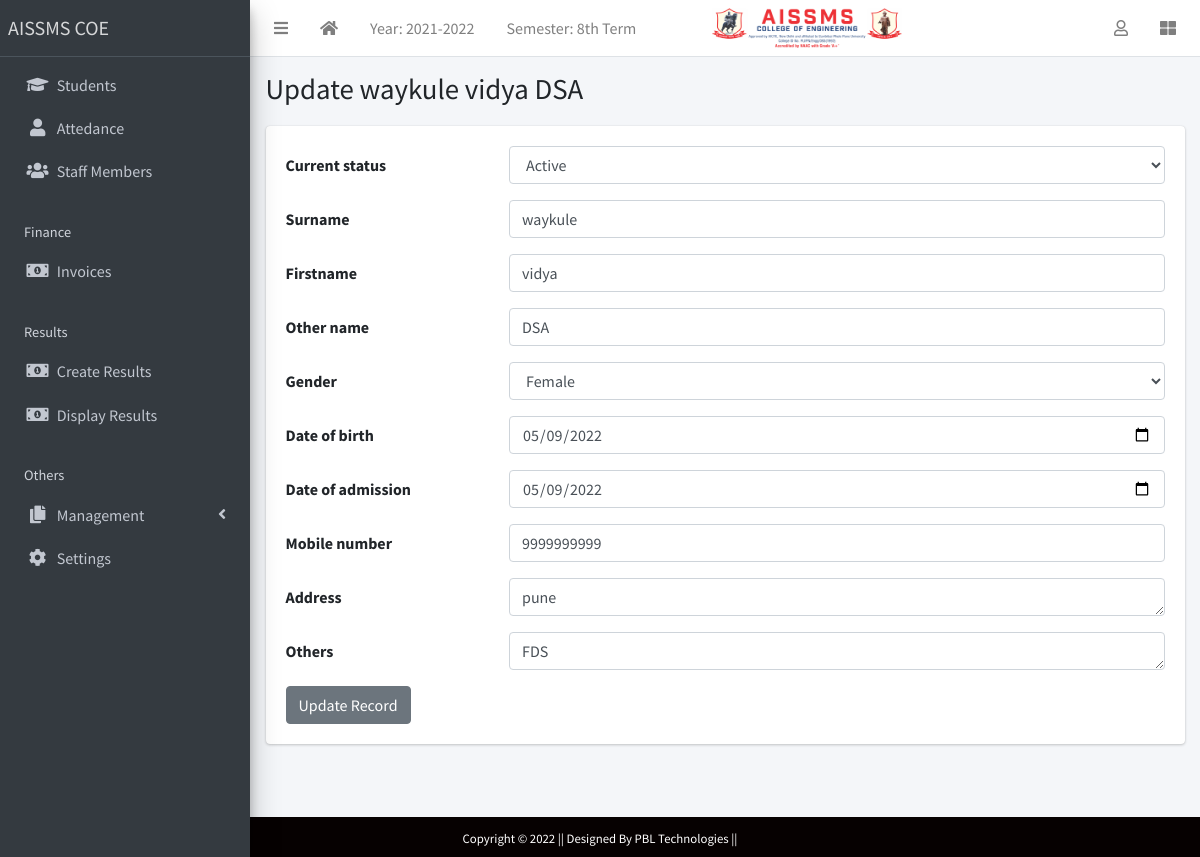
The page /staff/8/update/ on the database its author committed.
### apps/corecode/models.py (models this page shows, shortened)
class AcademicSession(models.Model):
    name = models.CharField(max_length=200, unique=True)
    current = models.BooleanField(default=True)
    class Meta:
        ordering = ["-name"]

class AcademicTerm(models.Model):
    name = models.CharField(max_length=20, unique=True)
    current = models.BooleanField(default=True)
    class Meta:
        ordering = ["name"]

### apps/staffs/models.py (models this page shows, shortened)
class Staff(models.Model):
    STATUS = [("active", "Active"), ("inactive", "Inactive")]
    GENDER = [("male", "Male"), ("female", "Female")]
    current_status = models.CharField(max_length=10, choices=STATUS, default="active")
    surname = models.CharField(max_length=200)
    firstname = models.CharField(max_length=200)
    other_name = models.CharField(max_length=200, blank=True)
    gender = models.CharField(max_length=10, choices=GENDER, default="male")
    date_of_birth = models.DateField(default=timezone.now)
    date_of_admission = models.DateField(default=timezone.now)
    mobile_num_regex = RegexValidator(
        regex="^[0-9]{10,15}$", message="Entered mobile number isn't in a right format!"
    )
    mobile_number = models.CharField(
        validators=[mobile_num_regex], max_length=13, blank=True
    )
    address = models.TextField(blank=True)
    others = models.TextField(blank=True)
    def __str__(self):
        return f"{self.surname} {self.firstname} {self.other_name}"

### apps/staffs/views.py (the view)
# urls.py: path("<int:pk>/update/", StaffUpdateView.as_view(), name="staff-update"),
class StaffUpdateView(SuccessMessageMixin, UpdateView):
    model = Staff
    fields = "__all__"
    success_message = "Record successfully updated."
    def get_form(self):
        form = super(StaffUpdateView, self).get_form()
        form.fields["date_of_birth"].widget = widgets.DateInput(attrs={"type": "date"})
        form.fields["date_of_admission"].widget = widgets.DateInput(
            attrs={"type": "date"}
        )
        form.fields["address"].widget = widgets.Textarea(attrs={"rows": 1})
        form.fields["others"].widget = widgets.Textarea(attrs={"rows": 1})
        return form

### apps/corecode/context_processors.py (called while the page is built)
def site_defaults(request):
    current_session = AcademicSession.objects.get(current=True)
    current_term = AcademicTerm.objects.get(current=True)
    vals = SiteConfig.objects.all()
    contexts = {
        "current_session": current_session.name,
        "current_term": current_term.name,
    }
    for val in vals:
        contexts[val.key] = val.value
    return contexts

### apps/staffs/templates/staffs/staff_form.html (shortened to what this page needs)
{% extends 'base.html' %}
{% block title %}
  {% if object %}
    Update {{ object }}
  {% else %}
    Add new Faculty
  {% endif %}
{% endblock title %}
{% block content %}
<form action="" method="POST">
  {% include 'corecode/form_snippet.html' %}
  {% if object %}
    <input type="submit" class="btn btn-secondary" value="Update Record">
  {% else %}
    <input type="submit" class="btn btn-secondary" value="Add new Faculty">
  {% endif %}
</form>
{% endblock content %}

### templates/base.html (shortened to what this page needs)
{% load static %}
<!DOCTYPE html>
<html lang="en">
<head>
  <link rel="stylesheet" href="{% static 'plugins/fontawesome-free/css/all.min.css' %}">
  <link rel="stylesheet" href="{% static 'plugins/toastr/toastr.min.css' %}">
  <link rel="stylesheet" href="{% static 'plugins/overlayScrollbars/css/OverlayScrollbars.min.css' %}">
  <link rel="stylesheet" href="{% static 'plugins/Datatables/datatables.min.css' %}" />
  <link rel="stylesheet" href="{% static 'dist/css/adminlte.min.css' %}">
</head>
<body class="hold-transition sidebar-mini layout-fixed layout-navbar-fixed layout-footer-fixed">
  <div class="wrapper">
    <nav class="main-header navbar navbar-expand navbar-white navbar-light">
      <ul class="navbar-nav">
        <li class="nav-item">
          <a class="nav-link" data-widget="pushmenu" href="#" role="button"><i class="fas fa-bars"></i></a>
        </li>
        <li class="nav-item d-none d-sm-inline-block">
          <a href="{% url 'home' %} " class="nav-link"><i class="fa fa-home"></i></a>
        </li>
        <li class="nav-item d-none d-sm-inline-block">
          <a href="{% url 'current-session' %}" class="nav-link">Year: {{ current_session }}</a>
        </li>
        <li class="nav-item d-none d-sm-inline-block">
          <a href="{% url 'current-session' %}" class="nav-link">Semester: {{ current_term }}</a>
        </li>
        <li class="nav-item d-none d-sm-inline-block">
          <img style="height: 40px; width: 250px; padding-left: 60px;" src="{% static 'dist/img/logo-COE.png' %}"
            alt="">
        </li>
      </ul>
      <ul class="navbar-nav ml-auto">
        <li class="nav-item dropdown">
          <a class="nav-link" data-toggle="dropdown" href="#">
            <i class="far fa-user"></i>
          </a>
        </li>
        <li class="nav-item">
          <a class="nav-link" data-widget="control-sidebar" data-slide="true" href="#" role="button"><i
              class="fas fa-th-large"></i></a>
        </li>
      </ul>
    </nav>
    <aside class="main-sidebar sidebar-dark-primary elevation-4">
      <a href="{% url 'home' %}" class="brand-link">AISSMS COE</a>
      <div class="sidebar">
        <nav class="mt-2">
          <ul class="nav nav-pills nav-sidebar flex-column" data-widget="treeview" role="menu" data-accordion="false">
            <li class="nav-item">
              <a href="{% url 'student-list' %}" class="nav-link">
                <i class="nav-icon fas fa-graduation-cap"></i>
                <p>
                  Students
                </p>
              </a>
            </li>
            <li class="nav-item">
              <a href="#" class="nav-link">
                <i class="nav-icon fas fa-user"></i>
                <p href="#">
                  Attedance
                </p>
              </a>
            </li>
            <li class="nav-item">
              <a href="{% url 'staff-list' %}" class="nav-link">
                <i class="nav-icon fas fa-users"></i>
                <p>
                  Staff Members
                </p>
              </a>
            </li>
            <li class="nav-header">Finance</li>
            <li class="nav-item">
              <a href="{% url 'invoice-list' %}" class="nav-link">
                <i class="nav-icon fas fa-money-bill-alt"></i>
                <p>
                  Invoices
                </p>
              </a>
            </li>
            <li class="nav-header">Results</li>
            <li class="nav-item">
              <a href="{% url 'create-result' %}" class="nav-link">
                <i class="nav-icon fas fa-money-bill-alt"></i>
                <p>
                  Create Results
                </p>
              </a>
            </li>
            <li class="nav-item">
              <a href="{% url 'view-results' %}" class="nav-link">
                <i class="nav-icon fas fa-money-bill-alt"></i>
                <p>
                  Display Results
                </p>
              </a>
            </li>
            <li class="nav-header">Others</li>
            <li class="nav-item has-treeview">
              <a href="#" class="nav-link">
                <i class="nav-icon fas fa-copy"></i>
                <p>
                  Management
                  <i class="fas fa-angle-left right"></i>
                </p>
              </a>
            </li>
            <li class="nav-item">
              <a href="{% url 'configs' %}" class="nav-link">
                <i class="nav-icon fas fa-cog"></i>
                <p>
                  Settings
                </p>
              </a>
            </li>
          </ul>
        </nav>
      </div>
    </aside>
    <div class="content-wrapper">
      <section class="content-header">
        <div class="container-fluid">
          <div class="row mb-1">
            <div class="col-sm-8">
              <h1>{% block title %}{% endblock title %}</h1>
            </div>
            <div class="col-sm-4">
            </div>
          </div>
        </div>
      </section>
      <section class="content">
        <div class="container-fluid">
          <div class="row">
            <div class="col-md-12">
              {% block fullcard %}
              <div class="card">
                <div class="card-body">
                  <div class="row">
                    <div class="col">
                      {% block content %}
                      {% endblock content %}
                    </div>
                  </div>
                </div>
              </div>
              {% endblock fullcard %}
            </div>
          </div>
        </div>
      </section>
    </div>
  </div>
  <footer class="container-fluid  text-center p-2 " style="background-color: rgb(6, 1, 1);">
    <small class="text-white" style="background-color: rgb(6, 1, 1);">Copyright &copy; 2022 || Designed By PBL
      Technologies || </small>
  </footer>
</body>
</html>

### apps/corecode/templates/corecode/form_snippet.html (shortened to what this page needs)
{% load widget_tweaks %}
{% for field in form %}
<div class="form-group row">
  <label class="col-sm-3 col-form-label" for="{{ field.auto_id }}">
    {{ field.label }}
  </label>
  <div class="col-sm-9">
    {{ field | add_class:"form-control"}}
  </div>
</div>
{% endfor %}

### rows shown on the page
AcademicSession: name "2021-2022"
AcademicTerm: name "8th Term"
Staff: surname+firstname+other_name "waykule vidya DSA", current_status "Active" "waykule" "vidya" "DSA" "Female" "05/09/2022" "05/09/2022" "9999999999" "pune" "FDS"

### other values the page prints
{{ field.label }} "Current status" "Surname" "Firstname" "Other name" "Gender" "Date of birth" "Date of admission" "Mobile number" "Address" "Others"
